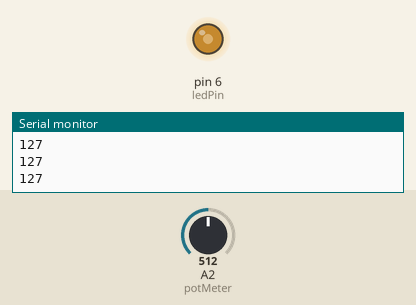
Recording of a sketch running on a simulated Arduino Uno, built with avr-gcc and run on an emulated ATmega328P. Parts: output pins drawn as LEDs (lit = HIGH), the last lines printed to the serial monitor. The inputs (shaded band) are chosen by the test bench; at power-on: A2 (potMeter) = 512.

Above: at 1.2 s.
1.3 s: A2 (potMeter) set to 716
At 2.4 s:
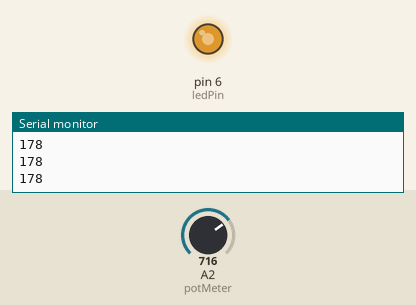
2.8 s: A2 (potMeter) set to 900
At 3.6 s:
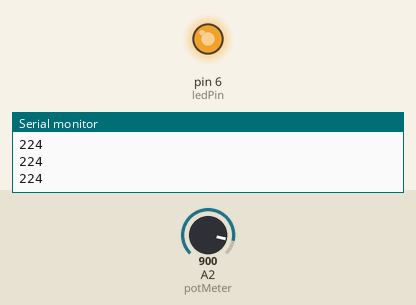
4.3 s: A2 (potMeter) set to 122
At 4.6 s:
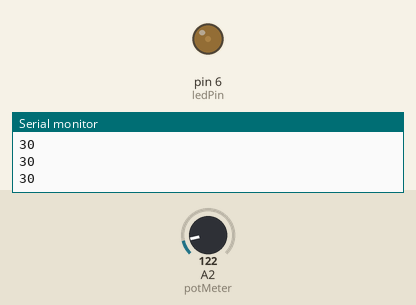
5.8 s: A2 (potMeter) set to 0
At 7.0 s:
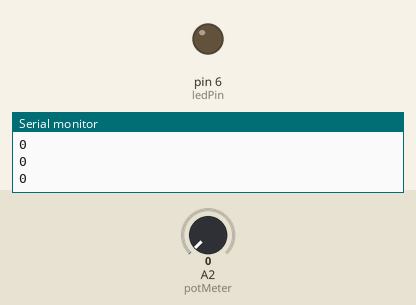
7.3 s: A2 (potMeter) set to 511
At 8.1 s:
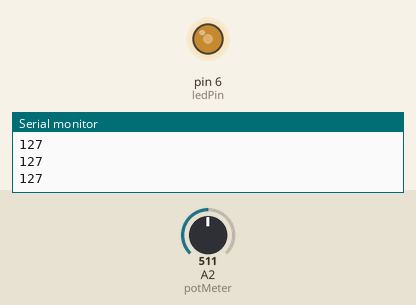
Timing chart, 0 to 9.8 s (numbered marks = the images above; inputs shaded):
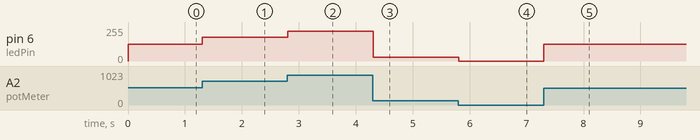

Measured:
- after the input at 1.3 s, pin 6 (ledPin): 127/255 → 178/255 at once
- after the input at 2.8 s, pin 6 (ledPin): 178/255 → 224/255 at once
- after the input at 4.3 s, pin 6 (ledPin): 224/255 → 30/255 at once
- after the input at 5.8 s, pin 6 (ledPin): 30/255 → 0/255 at once
- after the input at 7.3 s, pin 6 (ledPin): 0/255 → 127/255 at once

The sketch:

Lab_5.ino
```cpp
const int ledPin = 6;
const int potMeter = A2;

void setup() {
  pinMode(ledPin, OUTPUT);
  pinMode(potMeter, INPUT);
  Serial.begin(9600);
}

void loop() {
  long verdi = analogRead(potMeter);
  //Serial.println(verdi);

  /*if (analogRead(potMeter) < 500) {
    digitalWrite(ledPin, LOW);
  } else {
    digitalWrite(ledPin, HIGH);
  }*/

  /*digitalWrite(ledPin, HIGH);
  delay(verdi);
  digitalWrite(ledPin, LOW);
  delay(verdi);*/

  long pwmVerdi = verdi*255/1023;
  Serial.println(pwmVerdi);
  analogWrite(ledPin, pwmVerdi);
}
```
